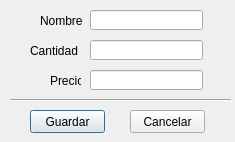
<?xml version="1.0" encoding="UTF-8"?>
<ui version="4.0">
 <class>Dialog</class>
 <widget class="QDialog" name="Dialog">
  <property name="geometry">
   <rect>
    <x>0</x>
    <y>0</y>
    <width>235</width>
    <height>142</height>
   </rect>
  </property>
  <property name="windowTitle">
   <string>Modificar Producto</string>
  </property>
  <widget class="QLabel" name="lblNombre">
   <property name="geometry">
    <rect>
     <x>40</x>
     <y>10</y>
     <width>47</width>
     <height>21</height>
    </rect>
   </property>
   <property name="text">
    <string>Nombre</string>
   </property>
  </widget>
  <widget class="QLabel" name="lblCantidad">
   <property name="geometry">
    <rect>
     <x>30</x>
     <y>40</y>
     <width>51</width>
     <height>21</height>
    </rect>
   </property>
   <property name="layoutDirection">
    <enum>Qt::RightToLeft</enum>
   </property>
   <property name="text">
    <string>Cantidad</string>
   </property>
  </widget>
  <widget class="QLabel" name="lblPrecio">
   <property name="geometry">
    <rect>
     <x>50</x>
     <y>70</y>
     <width>31</width>
     <height>21</height>
    </rect>
   </property>
   <property name="text">
    <string>Precio</string>
   </property>
  </widget>
  <widget class="QPushButton" name="btn_guardar">
   <property name="geometry">
    <rect>
     <x>30</x>
     <y>110</y>
     <width>75</width>
     <height>23</height>
    </rect>
   </property>
   <property name="text">
    <string>Guardar</string>
   </property>
  </widget>
  <widget class="QPushButton" name="btn_cancelar">
   <property name="geometry">
    <rect>
     <x>130</x>
     <y>110</y>
     <width>75</width>
     <height>23</height>
    </rect>
   </property>
   <property name="text">
    <string>Cancelar</string>
   </property>
  </widget>
  <widget class="Line" name="line_2">
   <property name="geometry">
    <rect>
     <x>10</x>
     <y>90</y>
     <width>221</width>
     <height>20</height>
    </rect>
   </property>
   <property name="orientation">
    <enum>Qt::Horizontal</enum>
   </property>
  </widget>
  <widget class="QLineEdit" name="ipt_nombre">
   <property name="geometry">
    <rect>
     <x>90</x>
     <y>10</y>
     <width>113</width>
     <height>20</height>
    </rect>
   </property>
  </widget>
  <widget class="QLineEdit" name="ipt_cantidad">
   <property name="geometry">
    <rect>
     <x>90</x>
     <y>40</y>
     <width>113</width>
     <height>20</height>
    </rect>
   </property>
  </widget>
  <widget class="QLineEdit" name="ipt_precio">
   <property name="geometry">
    <rect>
     <x>90</x>
     <y>70</y>
     <width>113</width>
     <height>20</height>
    </rect>
   </property>
  </widget>
 </widget>
 <resources/>
 <connections/>
</ui>
